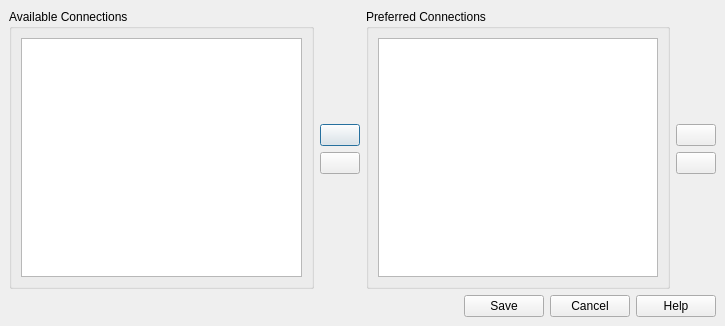
<ui version="4.0" >
 <class>Dialog</class>
 <widget class="QDialog" name="Dialog" >
  <property name="geometry" >
   <rect>
    <x>0</x>
    <y>0</y>
    <width>725</width>
    <height>326</height>
   </rect>
  </property>
  <property name="windowTitle" >
   <string>Set and order preferred wireless connections</string>
  </property>
  <property name="windowIcon" >
   <iconset>icons/prod_color.png</iconset>
  </property>
  <layout class="QVBoxLayout" >
   <property name="margin" >
    <number>9</number>
   </property>
   <property name="spacing" >
    <number>6</number>
   </property>
   <item>
    <layout class="QHBoxLayout" >
     <property name="margin" >
      <number>0</number>
     </property>
     <property name="spacing" >
      <number>6</number>
     </property>
     <item>
      <widget class="QGroupBox" name="groupBox_2" >
       <property name="title" >
        <string>Available Connections</string>
       </property>
       <layout class="QVBoxLayout" >
        <property name="margin" >
         <number>9</number>
        </property>
        <property name="spacing" >
         <number>6</number>
        </property>
        <item>
         <widget class="QListWidget" name="availConnections" />
        </item>
       </layout>
      </widget>
     </item>
     <item>
      <layout class="QVBoxLayout" >
       <property name="margin" >
        <number>0</number>
       </property>
       <property name="spacing" >
        <number>6</number>
       </property>
       <item>
        <spacer>
         <property name="orientation" >
          <enum>Qt::Vertical</enum>
         </property>
         <property name="sizeHint" >
          <size>
           <width>20</width>
           <height>40</height>
          </size>
         </property>
        </spacer>
       </item>
       <item>
        <widget class="QPushButton" name="pbRight" >
         <property name="text" >
          <string/>
         </property>
         <property name="icon" >
          <iconset>icons/arrow_right.png</iconset>
         </property>
        </widget>
       </item>
       <item>
        <widget class="QPushButton" name="pbLeft" >
         <property name="text" >
          <string/>
         </property>
         <property name="icon" >
          <iconset>icons/arrow_left.png</iconset>
         </property>
        </widget>
       </item>
       <item>
        <spacer>
         <property name="orientation" >
          <enum>Qt::Vertical</enum>
         </property>
         <property name="sizeHint" >
          <size>
           <width>20</width>
           <height>40</height>
          </size>
         </property>
        </spacer>
       </item>
      </layout>
     </item>
     <item>
      <widget class="QGroupBox" name="groupBox" >
       <property name="title" >
        <string>Preferred Connections</string>
       </property>
       <layout class="QVBoxLayout" >
        <property name="margin" >
         <number>9</number>
        </property>
        <property name="spacing" >
         <number>6</number>
        </property>
        <item>
         <widget class="QListWidget" name="prefConnections" />
        </item>
       </layout>
      </widget>
     </item>
     <item>
      <layout class="QVBoxLayout" >
       <property name="margin" >
        <number>0</number>
       </property>
       <property name="spacing" >
        <number>6</number>
       </property>
       <item>
        <spacer>
         <property name="orientation" >
          <enum>Qt::Vertical</enum>
         </property>
         <property name="sizeHint" >
          <size>
           <width>20</width>
           <height>40</height>
          </size>
         </property>
        </spacer>
       </item>
       <item>
        <widget class="QPushButton" name="pbUp" >
         <property name="text" >
          <string/>
         </property>
         <property name="icon" >
          <iconset>icons/arrow_up.png</iconset>
         </property>
        </widget>
       </item>
       <item>
        <widget class="QPushButton" name="pbDown" >
         <property name="text" >
          <string/>
         </property>
         <property name="icon" >
          <iconset>icons/arrow_down.png</iconset>
         </property>
        </widget>
       </item>
       <item>
        <spacer>
         <property name="orientation" >
          <enum>Qt::Vertical</enum>
         </property>
         <property name="sizeHint" >
          <size>
           <width>20</width>
           <height>40</height>
          </size>
         </property>
        </spacer>
       </item>
      </layout>
     </item>
    </layout>
   </item>
   <item>
    <layout class="QHBoxLayout" >
     <property name="margin" >
      <number>0</number>
     </property>
     <property name="spacing" >
      <number>6</number>
     </property>
     <item>
      <spacer>
       <property name="orientation" >
        <enum>Qt::Horizontal</enum>
       </property>
       <property name="sizeHint" >
        <size>
         <width>40</width>
         <height>20</height>
        </size>
       </property>
      </spacer>
     </item>
     <item>
      <widget class="QPushButton" name="pbSave" >
       <property name="text" >
        <string>Save</string>
       </property>
      </widget>
     </item>
     <item>
      <widget class="QPushButton" name="pbCancel" >
       <property name="text" >
        <string>Cancel</string>
       </property>
      </widget>
     </item>
     <item>
      <widget class="QPushButton" name="pbHelp" >
       <property name="text" >
        <string>Help</string>
       </property>
      </widget>
     </item>
    </layout>
   </item>
  </layout>
 </widget>
 <resources/>
 <connections/>
</ui>
